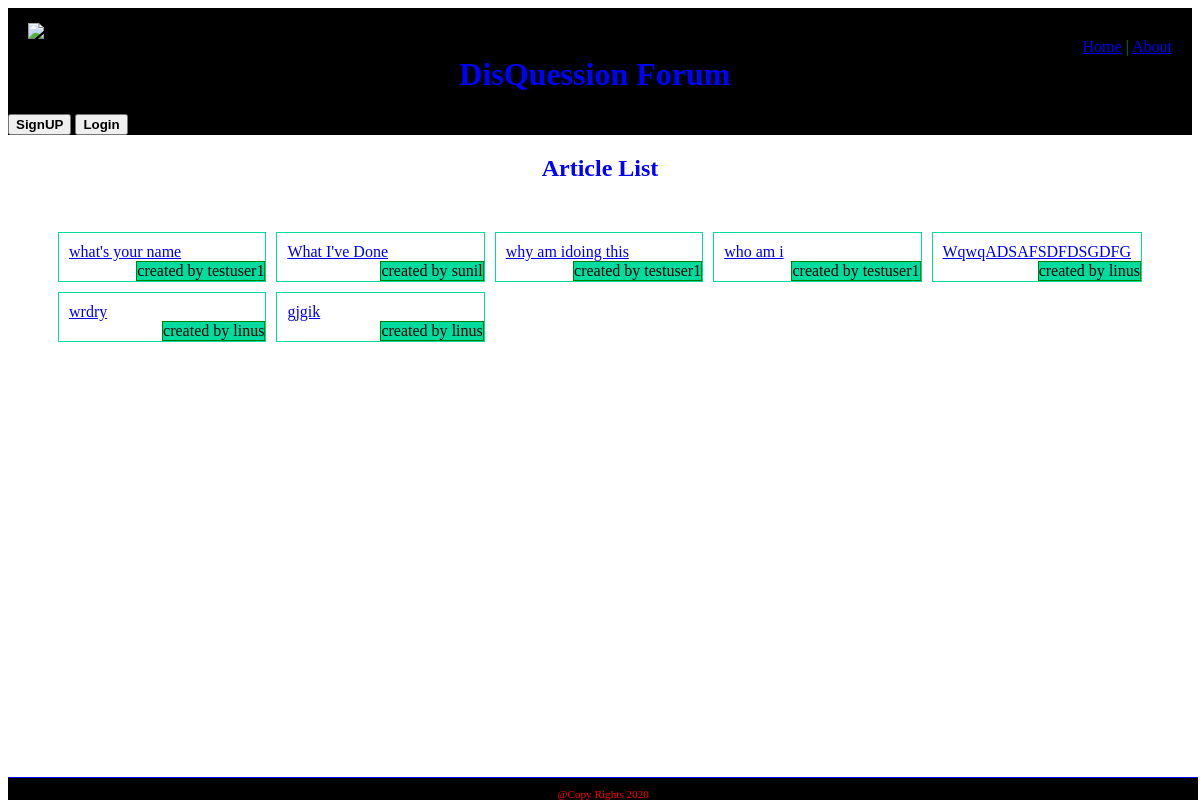
The page / on the database its author committed.
### article/models.py (models this page shows, shortened)
class Article(models.Model):
    title = models.CharField(max_length=100)
    description = models.TextField()
    slug = models.SlugField()
    publish_date = models.DateTimeField(auto_now_add=True)
    author = models.ForeignKey(User, on_delete=models.CASCADE, default=None)

### article/views.py (the view)
# urls.py: path('', views.article_list, name='home'),
def article_list(request):
    article = Article.objects.order_by('-publish_date')
    context = {
        'article':article
    }
    return render(request, 'article/view.html',context)

### article/templates/article/view.html
{% extends 'base.html' %}
{% load static %}
{% block head %}
<link rel="stylesheet" href="{% static 'css/view.css' %}">
{% endblock %}
{% block content %}
<h1>Article List</h1>
<div class="articles">
{% for article in article %}
    <div class="article">
        <a href="{% url 'article:detail' article.title %}">{{article.title}}</a>
        <p class="author">created by {{article.author}}</p>
    </div>
{% endfor %}
</div>
{% endblock %}

### templates/base.html (shortened to what this page needs)
<!DOCTYPE html>
<html lang="en" dir="ltr">
  <head>
              {% load static %}
    <link rel="stylesheet" href="{% static 'css/master.css' %}">
      {% block head %}
      {% endblock %}
  </head>
  <body>
    <div id="wrapper">
      <header id="header">
        <div id="logo">
          <img src="{% static 'images/logo.jpg' %}" alt="web_logo" width="30" height="30">
        </div>
        <div id="top_menu">
          <a href="{% url 'home' %}" class="btn">Home</a> | <a href="{% url 'about' %}" class="btn">About</a>
        </div>
        <br><div id="topbanner">
          <h1>DisQuession Forum</h1>
        </div>
        <div id="tab">
          <a href="{% url 'account:signup' %}"><button class="btn"><strong>SignUP</strong></button></a>
          {% if user.is_authenticated %}
            <a href="{% url 'account:logout' %}"><button class="btn"><strong>{{user.username}}</strong></button></a>
            <a href="{% url 'article:create' %}"><button class="btn"><strong>CreateArticle</strong></button></a>
          {% else %}
            <a href="{% url 'account:login' %}"><button class="btn"><strong>Login</strong></button></a>
          {% endif %}
      </div>
      </header>
      <section id="main">
        {% block content %}
        {% endblock %}
      </section>
      <footer id="footer">@Copy Rights
      </footer>
    </div>
  </body>
</html>

### static/css/master.css (style rules this page uses)
body { background-color: white; }
#wrapper { width :auto; }
#header { border-style: none; background-color: black; }
#logo { padding: 15px 20px 20px 20px; float: left; }
#top_menu { float: right; padding: 29.8px 20px 20px 20px; font-size: 1em; color: green; }
#topbanner { text-align: center; margin-top: 30px; }
h1 { color: blue }
#footer { padding-top:10px; text-align: center; font-size: 0.7em; color: red; border-top: thin solid blue; background-color: black; position: fixed; bottom: 0; width: 99.167% }

### article/static/css/view.css (style rules this page uses)
.articles { margin : 20px ; display: grid; grid-template-columns : 1fr 1fr 1fr 1fr 1fr; grid-gap : 10px; padding :30px; }
h1 { color: blue; text-align :center }
.article { border :1px solid #00dba0; padding : 10px 10px 20px 10px; position : relative }
p.author { border : 1px solid green; background-color : #00dba0; position : absolute; right :0; bottom : 0; margin : 0 }

### rows shown on the page
Article: title "what's your name", author "testuser1"
Article: title "What I've Done", author "sunil"
Article: title "why am idoing this", author "testuser1"
Article: title "who am i", author "testuser1"
Article: title "WqwqADSAFSDFDSGDFG", author "linus"
Article: title "wrdry", author "linus"
Article: title "gjgik", author "linus"
